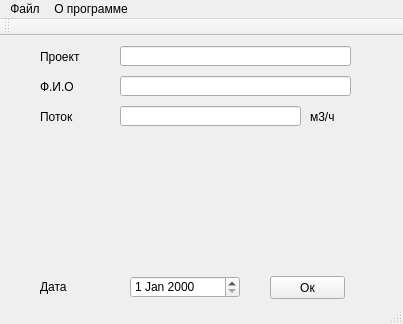
<?xml version="1.0" encoding="UTF-8"?>
<ui version="4.0">
 <class>MainWindow</class>
 <widget class="QMainWindow" name="MainWindow">
  <property name="geometry">
   <rect>
    <x>0</x>
    <y>0</y>
    <width>403</width>
    <height>324</height>
   </rect>
  </property>
  <property name="windowTitle">
   <string>MainWindow</string>
  </property>
  <widget class="QWidget" name="centralWidget">
   <widget class="QLabel" name="label_5">
    <property name="geometry">
     <rect>
      <x>310</x>
      <y>70</y>
      <width>41</width>
      <height>21</height>
     </rect>
    </property>
    <property name="text">
     <string>м3/ч</string>
    </property>
   </widget>
   <widget class="QDateEdit" name="dateEdit">
    <property name="geometry">
     <rect>
      <x>130</x>
      <y>240</y>
      <width>110</width>
      <height>22</height>
     </rect>
    </property>
   </widget>
   <widget class="QLabel" name="label_2">
    <property name="geometry">
     <rect>
      <x>40</x>
      <y>40</y>
      <width>51</width>
      <height>21</height>
     </rect>
    </property>
    <property name="text">
     <string>Ф.И.О</string>
    </property>
   </widget>
   <widget class="QLabel" name="label_4">
    <property name="geometry">
     <rect>
      <x>40</x>
      <y>240</y>
      <width>51</width>
      <height>21</height>
     </rect>
    </property>
    <property name="text">
     <string>Дата</string>
    </property>
   </widget>
   <widget class="QLineEdit" name="lineEdit_3">
    <property name="geometry">
     <rect>
      <x>120</x>
      <y>70</y>
      <width>181</width>
      <height>20</height>
     </rect>
    </property>
   </widget>
   <widget class="QLabel" name="label_3">
    <property name="geometry">
     <rect>
      <x>40</x>
      <y>70</y>
      <width>51</width>
      <height>21</height>
     </rect>
    </property>
    <property name="text">
     <string>Поток</string>
    </property>
   </widget>
   <widget class="QLineEdit" name="lineEdit_2">
    <property name="geometry">
     <rect>
      <x>120</x>
      <y>40</y>
      <width>231</width>
      <height>20</height>
     </rect>
    </property>
   </widget>
   <widget class="QPushButton" name="pushButton_2">
    <property name="geometry">
     <rect>
      <x>270</x>
      <y>240</y>
      <width>75</width>
      <height>23</height>
     </rect>
    </property>
    <property name="text">
     <string>Ок</string>
    </property>
   </widget>
   <widget class="QLineEdit" name="lineEdit">
    <property name="geometry">
     <rect>
      <x>120</x>
      <y>10</y>
      <width>231</width>
      <height>20</height>
     </rect>
    </property>
   </widget>
   <widget class="QLabel" name="label">
    <property name="geometry">
     <rect>
      <x>40</x>
      <y>10</y>
      <width>51</width>
      <height>21</height>
     </rect>
    </property>
    <property name="text">
     <string>Проект</string>
    </property>
   </widget>
  </widget>
  <widget class="QMenuBar" name="menuBar">
   <property name="geometry">
    <rect>
     <x>0</x>
     <y>0</y>
     <width>403</width>
     <height>21</height>
    </rect>
   </property>
   <widget class="QMenu" name="menu">
    <property name="title">
     <string>Файл</string>
    </property>
    <addaction name="action"/>
    <addaction name="action_2"/>
    <addaction name="action_3"/>
    <addaction name="action_4"/>
    <addaction name="separator"/>
    <addaction name="action_6"/>
   </widget>
   <widget class="QMenu" name="menu_2">
    <property name="title">
     <string>О программе</string>
    </property>
   </widget>
   <addaction name="menu"/>
   <addaction name="menu_2"/>
  </widget>
  <widget class="QToolBar" name="mainToolBar">
   <attribute name="toolBarArea">
    <enum>TopToolBarArea</enum>
   </attribute>
   <attribute name="toolBarBreak">
    <bool>false</bool>
   </attribute>
  </widget>
  <widget class="QStatusBar" name="statusBar"/>
  <action name="action">
   <property name="text">
    <string>Новый</string>
   </property>
  </action>
  <action name="action_2">
   <property name="text">
    <string>Открыть</string>
   </property>
  </action>
  <action name="action_3">
   <property name="text">
    <string>Сохранить</string>
   </property>
  </action>
  <action name="action_4">
   <property name="text">
    <string>Печать</string>
   </property>
  </action>
  <action name="action_6">
   <property name="text">
    <string>Выход</string>
   </property>
  </action>
 </widget>
 <layoutdefault spacing="6" margin="11"/>
 <resources/>
 <connections/>
</ui>
